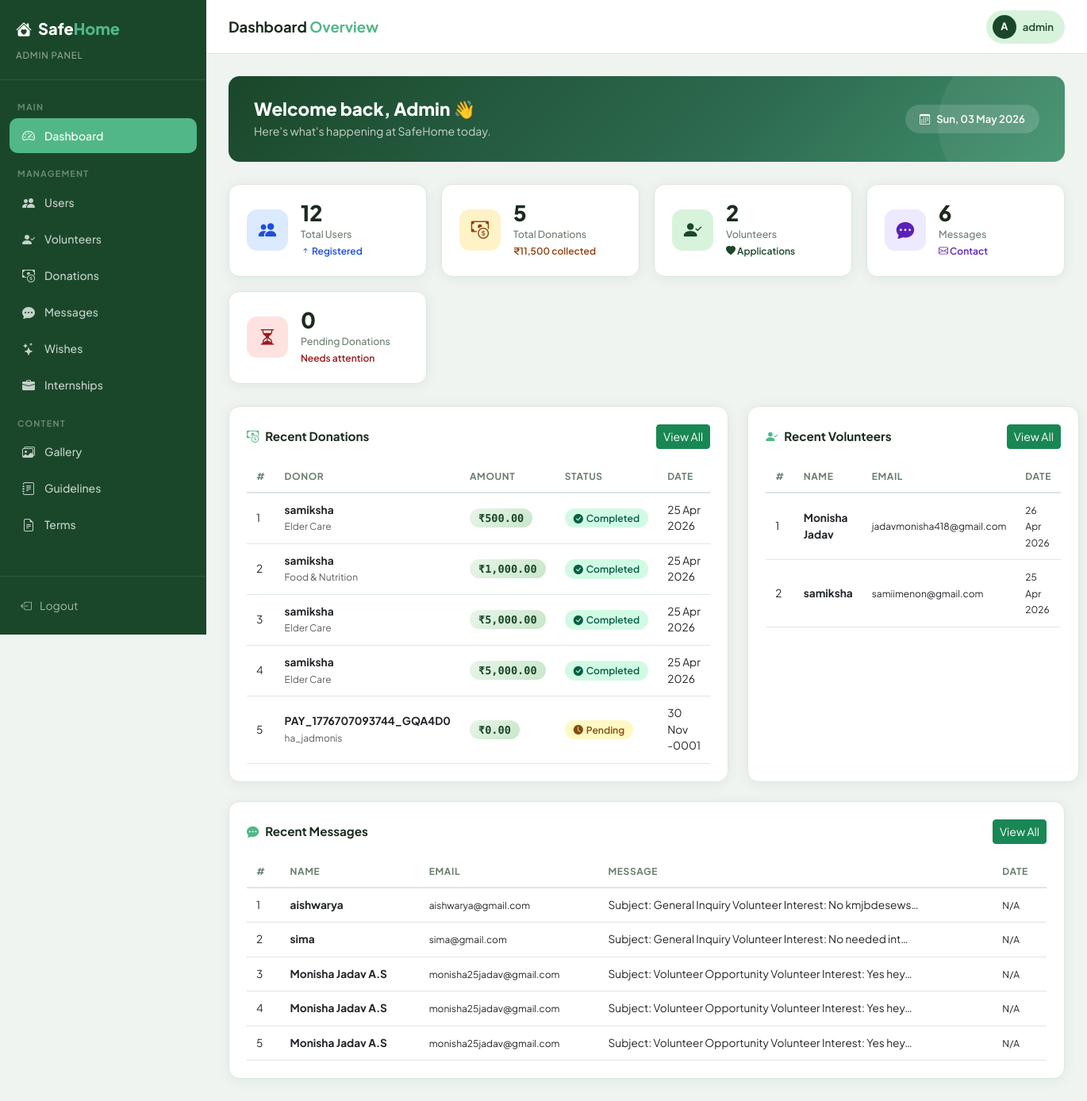
Screenshot of /admin/dashboard.php (signed in) with the database file from the repository.
### tables this page shows
CREATE TABLE `donations` (
  `id` int(11) NOT NULL,
  `payment_id` varchar(100) DEFAULT NULL,
  `full_name` varchar(255) NOT NULL,
  `email` varchar(100) DEFAULT NULL,
  `phone` varchar(20) DEFAULT NULL,
  `amount` decimal(10,2) NOT NULL,
  `donation_type` varchar(100) DEFAULT NULL,
  `payment_method` varchar(50) DEFAULT NULL,
  `message` text DEFAULT NULL,
  `status` varchar(50) DEFAULT 'pending',
  `created_at` datetime DEFAULT current_timestamp()
);

CREATE TABLE `volunteer_applications` (
  `id` int(11) NOT NULL,
  `name` varchar(100) NOT NULL,
  `email` varchar(100) NOT NULL,
  `phone` varchar(15) NOT NULL,
  `care_area` varchar(50) NOT NULL,
  `message` text DEFAULT NULL,
  `created_at` timestamp NOT NULL DEFAULT current_timestamp(),
  `status` varchar(20) NOT NULL DEFAULT 'pending'
);

CREATE TABLE `contact_messages` (
  `id` int(11) NOT NULL,
  `name` varchar(100) NOT NULL,
  `email` varchar(100) NOT NULL,
  `phone` varchar(15) NOT NULL,
  `message` text NOT NULL
);

### admin/dashboard.php (the view, shortened to what this page needs)
<?php
include('../includes/db_connect.php');
function safe_count($conn, $sql) {
    $r = mysqli_query($conn, $sql);
    $row = mysqli_fetch_assoc($r);
    return (int)($row['cnt'] ?? 0);
}
function get_date_col($conn, $table, $candidates) {
    foreach ($candidates as $col) {
        $r = mysqli_query($conn, "SHOW COLUMNS FROM `$table` LIKE '$col'");
        if ($r && mysqli_num_rows($r) > 0) { mysqli_free_result($r); return $col; }
    }
    return null;
}
$total_users       = safe_count($conn, "SELECT COUNT(*) AS cnt FROM users");
$total_donations   = safe_count($conn, "SELECT COUNT(*) AS cnt FROM donations");
$total_volunteers  = safe_count($conn, "SELECT COUNT(*) AS cnt FROM volunteer_applications");
$total_messages    = safe_count($conn, "SELECT COUNT(*) AS cnt FROM contact_messages");
$pending_donations = safe_count($conn, "SELECT COUNT(*) AS cnt FROM donations WHERE LOWER(status)='pending'");
$r_amt = mysqli_query($conn, "SELECT COALESCE(SUM(amount),0) AS total FROM donations WHERE LOWER(status)='completed'");
$total_amount = (float)(mysqli_fetch_assoc($r_amt)['total'] ?? 0);
$vol_date_col  = get_date_col($conn, 'volunteer_applications', ['created_at','submitted_at','applied_at','date','registered_at']);
$vol_order_col = $vol_date_col ?? 'id';
$recent_donations = [];
$dq = mysqli_query($conn, 'SELECT * FROM donations ORDER BY created_at DESC LIMIT 5');
if ($dq) { while ($row = mysqli_fetch_assoc($dq)) $recent_donations[] = $row; mysqli_free_result($dq); }
$recent_volunteers = [];
$vq = mysqli_query($conn, "SELECT * FROM volunteer_applications ORDER BY $vol_order_col DESC LIMIT 5");
if ($vq) { while ($row = mysqli_fetch_assoc($vq)) $recent_volunteers[] = $row; mysqli_free_result($vq); }
$recent_messages = [];
$msg_date_col = get_date_col($conn, 'contact_messages', ['created_at','submitted_at','sent_at','date']);
$msg_order    = $msg_date_col ? "$msg_date_col DESC" : "id DESC";
$mq = mysqli_query($conn, "SELECT * FROM contact_messages ORDER BY $msg_order LIMIT 5");
if ($mq) { while ($row = mysqli_fetch_assoc($mq)) $recent_messages[] = $row; mysqli_free_result($mq); }
?>
<!DOCTYPE html>
<html lang="en">
<head>
    <link href="https://cdn.jsdelivr.net/npm/bootstrap@5.3.0/dist/css/bootstrap.min.css" rel="stylesheet">
    <link href="https://cdn.jsdelivr.net/npm/bootstrap-icons@1.11.0/font/bootstrap-icons.css" rel="stylesheet">
</head>
<body>
<aside class="sidebar">
    <div class="sidebar-brand">
        <h4><i class="bi bi-house-heart-fill me-2"></i>Safe<span>Home</span></h4>
        <small>Admin Panel</small>
    </div>
    <nav class="sidebar-nav">
        <div class="nav-label">Main</div>
        <div class="nav-item"><a href="dashboard.php" class="active"><i class="bi bi-speedometer2"></i> Dashboard</a></div>
        <div class="nav-label mt-2">Management</div>
        <div class="nav-item"><a href="view_users.php"><i class="bi bi-people-fill"></i> Users</a></div>
        <div class="nav-item"><a href="view_volunteers.php"><i class="bi bi-person-check-fill"></i> Volunteers</a></div>
        <div class="nav-item"><a href="view_donations.php"><i class="bi bi-cash-coin"></i> Donations</a></div>
        <div class="nav-item"><a href="view_messages.php"><i class="bi bi-chat-dots-fill"></i> Messages</a></div>
        <div class="nav-item"><a href="view_wishes.php"><i class="bi bi-stars"></i> Wishes</a></div>
        <div class="nav-item"><a href="view_internships.php"><i class="bi bi-briefcase-fill"></i> Internships</a></div>
        <div class="nav-label mt-2">Content</div>
        <div class="nav-item"><a href="view_gallery.php"><i class="bi bi-images"></i> Gallery</a></div>
        <div class="nav-item"><a href="view_guidelines.php"><i class="bi bi-journal-text"></i> Guidelines</a></div>
        <div class="nav-item"><a href="view_terms.php"><i class="bi bi-file-earmark-text"></i> Terms</a></div>
    </nav>
    <div class="sidebar-footer">
        <a href="logout.php"><i class="bi bi-box-arrow-left"></i> Logout</a>
    </div>
</aside>
<div class="main-wrap">
    <header class="topbar">
        <div class="topbar-title">Dashboard <span>Overview</span></div>
        <div class="admin-chip">
            <div class="avatar">A</div>
            <?php echo htmlspecialchars($_SESSION['admin_username'] ?? 'Admin'); ?>
        </div>
    </header>
    <main class="page-content">
        <div class="welcome-banner fade-up">
            <div>
                <h3>Welcome back, Admin 👋</h3>
                <p>Here's what's happening at SafeHome today.</p>
            </div>
            <div class="date-pill">
                <i class="bi bi-calendar3 me-2"></i><?php echo date('D, d M Y'); ?>
            </div>
        </div>
        <div class="stats-grid">
            <div class="stat-card fade-up delay-1">
                <div class="stat-icon icon-blue"><i class="bi bi-people-fill"></i></div>
                <div class="stat-info">
                    <div class="value"><?php echo $total_users; ?></div>
                    <div class="label">Total Users</div>
                    <div class="sub" style="color:#1d4ed8;"><i class="bi bi-arrow-up-short"></i> Registered</div>
                </div>
            </div>
            <div class="stat-card fade-up delay-2">
                <div class="stat-icon icon-gold"><i class="bi bi-cash-coin"></i></div>
                <div class="stat-info">
                    <div class="value"><?php echo $total_donations; ?></div>
                    <div class="label">Total Donations</div>
                    <div class="sub" style="color:#92400e;">₹<?php echo number_format($total_amount, 0); ?> collected</div>
                </div>
            </div>
            <div class="stat-card fade-up delay-3">
                <div class="stat-icon icon-green"><i class="bi bi-person-check-fill"></i></div>
                <div class="stat-info">
                    <div class="value"><?php echo $total_volunteers; ?></div>
                    <div class="label">Volunteers</div>
                    <div class="sub" style="color:#1a472a;"><i class="bi bi-heart-fill"></i> Applications</div>
                </div>
            </div>
            <div class="stat-card fade-up delay-4">
                <div class="stat-icon icon-purple"><i class="bi bi-chat-dots-fill"></i></div>
                <div class="stat-info">
                    <div class="value"><?php echo $total_messages; ?></div>
                    <div class="label">Messages</div>
                    <div class="sub" style="color:#5b21b6;"><i class="bi bi-envelope"></i> Contact</div>
                </div>
            </div>
            <div class="stat-card fade-up delay-5">
                <div class="stat-icon icon-red"><i class="bi bi-hourglass-split"></i></div>
                <div class="stat-info">
                    <div class="value"><?php echo $pending_donations; ?></div>
                    <div class="label">Pending Donations</div>
                    <div class="sub" style="color:#991b1b;">Needs attention</div>
                </div>
            </div>
        </div>
        <div class="two-col">
            <div class="table-card fade-up">
                <div class="d-flex justify-content-between align-items-center mb-3">
                    <h5 class="mb-0"><i class="bi bi-cash-coin me-2"></i>Recent Donations</h5>
                    <a href="view_donations.php" class="btn btn-sm btn-success">View All</a>
                </div>
                <div class="table-responsive">
                    <table class="table table-hover mb-0">
                        <thead>
                            <tr><th>#</th><th>Donor</th><th>Amount</th><th>Status</th><th>Date</th></tr>
                        </thead>
                        <tbody>
                        <?php if (count($recent_donations) > 0): $i = 1; foreach ($recent_donations as $row):
                            $status = strtolower(trim($row['status'] ?? 'pending'));
                            $cls  = $status === 'completed' ? 'badge-success' : 'badge-pending';
                            $icon = $status === 'completed' ? 'bi-check-circle-fill' : 'bi-clock-fill';
                            $lbl  = $status === 'completed' ? 'Completed' : 'Pending';
                            $date = !empty($row['created_at']) ? date('d M Y', strtotime($row['created_at'])) : 'N/A';
                        ?>
                        <tr>
                            <td><?php echo $i++; ?></td>
                            <td>
                                <strong><?php echo htmlspecialchars($row['full_name']); ?></strong><br>
                                <small class="text-muted"><?php echo htmlspecialchars($row['donation_type'] ?? ''); ?></small>
                            </td>
                            <td><span class="amount-pill">₹<?php echo number_format($row['amount'], 2); ?></span></td>
                            <td><span class="badge-pill <?php echo $cls; ?>"><i class="bi <?php echo $icon; ?>"></i> <?php echo $lbl; ?></span></td>
                            <td><?php echo $date; ?></td>
                        </tr>
                        <?php endforeach; else: ?>
                        <tr><td colspan="5" class="text-center text-muted py-3"><i class="bi bi-inbox d-block fs-4 mb-1"></i>No donations yet</td></tr>
                        <?php endif; ?>
                        </tbody>
                    </table>
                </div>
            </div>
            <div class="table-card fade-up">
                <div class="d-flex justify-content-between align-items-center mb-3">
                    <h5 class="mb-0"><i class="bi bi-person-check-fill me-2"></i>Recent Volunteers</h5>
                    <a href="view_volunteers.php" class="btn btn-sm btn-success">View All</a>
                </div>
                <div class="table-responsive">
                    <table class="table table-hover mb-0">
                        <thead>
                            <tr><th>#</th><th>Name</th><th>Email</th><th>Date</th></tr>
                        </thead>
                        <tbody>
                        <?php if (count($recent_volunteers) > 0): $vi = 1; foreach ($recent_volunteers as $vol):
                            $vname = $vol['full_name'] ?? $vol['name'] ?? $vol['volunteer_name'] ?? 'N/A';
                            $vdate = 'N/A';
                            if ($vol_date_col && !empty($vol[$vol_date_col])) {
                                $vdate = date('d M Y', strtotime($vol[$vol_date_col]));
                            }
                        ?>
                        <tr>
                            <td><?php echo $vi++; ?></td>
                            <td><strong><?php echo htmlspecialchars($vname); ?></strong></td>
                            <td><small><?php echo htmlspecialchars($vol['email'] ?? ''); ?></small></td>
                            <td><small><?php echo $vdate; ?></small></td>
                        </tr>
                        <?php endforeach; else: ?>
                        <tr><td colspan="4" class="text-center text-muted py-3"><i class="bi bi-inbox d-block fs-4 mb-1"></i>No volunteers yet</td></tr>
                        <?php endif; ?>
                        </tbody>
                    </table>
                </div>
            </div>
        </div>
        <div class="table-card fade-up">
            <div class="d-flex justify-content-between align-items-center mb-3">
                <h5 class="mb-0"><i class="bi bi-chat-dots-fill me-2"></i>Recent Messages</h5>
                <a href="view_messages.php" class="btn btn-sm btn-success">View All</a>
            </div>
            <div class="table-responsive">
                <table class="table table-hover mb-0">
                    <thead>
                        <tr><th>#</th><th>Name</th><th>Email</th><th>Message</th><th>Date</th></tr>
                    </thead>
                    <tbody>
                    <?php if (count($recent_messages) > 0): $mi = 1; foreach ($recent_messages as $msg):
                        $mname = $msg['name'] ?? $msg['full_name'] ?? 'N/A';
                        $mdate = 'N/A';
                    ?>
                    <tr>
                        <td><?php echo $mi++; ?></td>
                        <td><strong><?php echo htmlspecialchars($mname); ?></strong></td>
                        <td><small><?php echo htmlspecialchars($msg['email'] ?? ''); ?></small></td>
                        <td>
                            <span title="<?php echo htmlspecialchars($msg['message'] ?? ''); ?>">
                                <?php echo htmlspecialchars(mb_strimwidth($msg['message'] ?? '', 0, 60, '…')); ?>
                            </span>
                        </td>
                        <td><small><?php echo $mdate; ?></small></td>
                    </tr>
                    <?php endforeach; else: ?>
                    <tr><td colspan="5" class="text-center text-muted py-3"><i class="bi bi-inbox d-block fs-4 mb-1"></i>No messages yet</td></tr>
                    <?php endif; ?>
                    </tbody>
                </table>
            </div>
        </div>
    </main>
</div>
</body>
</html>

### rows the page displays
donations: full_name "samiksha", donation_type "Elder Care", amount "500.00", status "Completed", created_at "25 Apr 2026"
donations: full_name "samiksha", donation_type "Food & Nutrition", amount "1,000.00", status "Completed", created_at "25 Apr 2026"
donations: full_name "samiksha", donation_type "Elder Care", amount "5,000.00", status "Completed", created_at "25 Apr 2026"
donations: full_name "samiksha", donation_type "Elder Care", amount "5,000.00", status "Completed", created_at "25 Apr 2026"
donations: full_name "PAY_1776707093744_GQA4D0", donation_type "ha_jadmonis", amount "0.00", status "Pending", created_at "30 Nov -0001"
volunteer_applications: name "Monisha Jadav", email "jadavmonisha418@gmail.com", created_at "26 Apr 2026"
volunteer_applications: name "samiksha", email "samiimenon@gmail.com", created_at "25 Apr 2026"
contact_messages: name "aishwarya", email "aishwarya@gmail.com", message "Subject: General Inquiry Volunteer Interest: No kmjbdesews…", mdate "N/A"
contact_messages: name "sima", email "sima@gmail.com", message "Subject: General Inquiry Volunteer Interest: No needed int…", mdate "N/A"
contact_messages: name "Monisha Jadav A.S", email "monisha25jadav@gmail.com", message "Subject: Volunteer Opportunity Volunteer Interest: Yes hey…", mdate "N/A"
contact_messages: name "Monisha Jadav A.S", email "monisha25jadav@gmail.com", message "Subject: Volunteer Opportunity Volunteer Interest: Yes hey…", mdate "N/A"
contact_messages: name "Monisha Jadav A.S", email "monisha25jadav@gmail.com", message "Subject: Volunteer Opportunity Volunteer Interest: Yes hey…", mdate "N/A"

### other values shown
$_SESSION['admin_username'] "admin"
$total_users "12"
$total_donations "5"
$total_amount "11,500"
$total_volunteers "2"
$total_messages "6"
$pending_donations "0"
